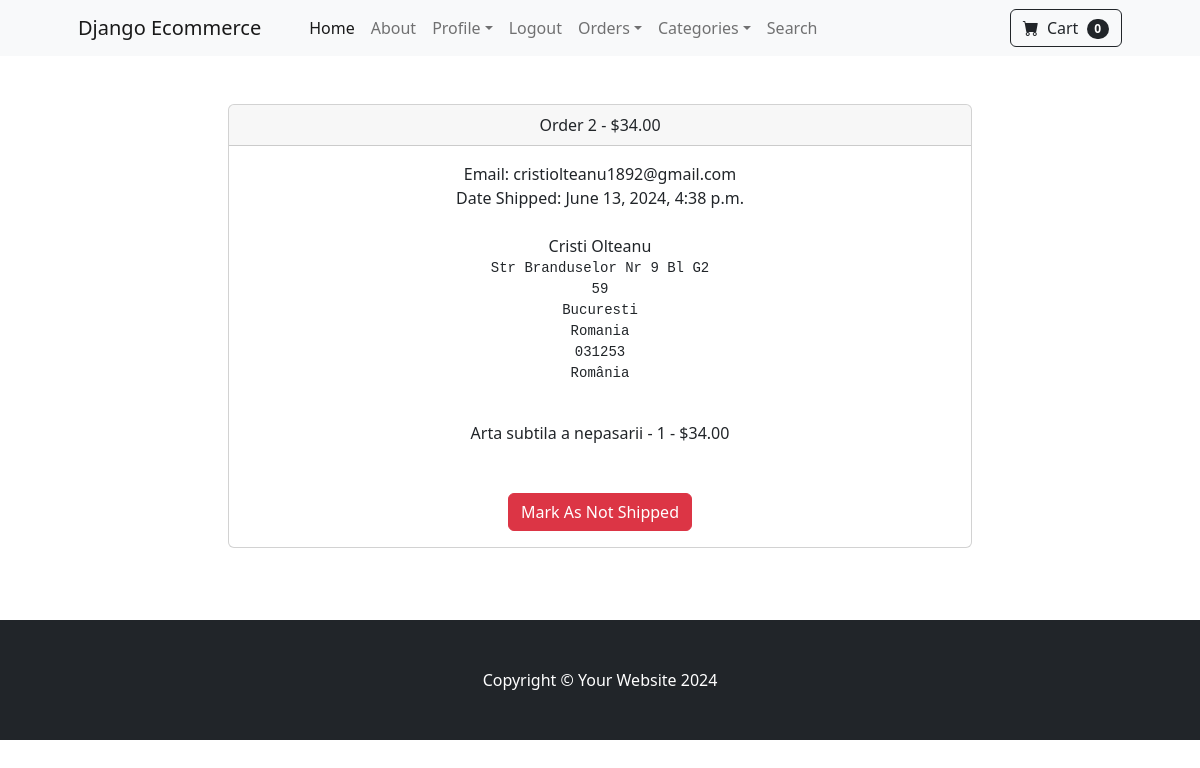
Page /payments/orders/2 (signed in) on the committed database.
### payments/models.py (models this page shows, shortened)
class Order(models.Model):
    user = models.ForeignKey(User, on_delete=models.CASCADE, null=True, blank=True)
    full_name = models.CharField(max_length=250)
    email = models.EmailField(max_length=250)
    shipping_address = models.TextField(max_length=15000)
    amount_paid = models.DecimalField(max_digits=7, decimal_places=2)
    date_ordered = models.DateTimeField(auto_now_add=True)
    shipped = models.BooleanField(default=False)
    date_shipped = models.DateTimeField(blank=True, null=True)

class OrderItem(models.Model):
    order = models.ForeignKey(Order, on_delete=models.CASCADE, null=True)
    product = models.ForeignKey(Product, on_delete=models.CASCADE, null=True)
    user = models.ForeignKey(User, on_delete=models.CASCADE, null=True, blank=True)
    quantity = models.PositiveBigIntegerField(default=1)
    price = models.DecimalField(max_digits=7, decimal_places=2)

### store/models.py (models this page shows)
class Product(models.Model):
    name = models.CharField(max_length=100)
    price = models.DecimalField(default=0, decimal_places=2, max_digits=6)
    category = models.ForeignKey(Category, on_delete=models.CASCADE, default=1)
    description = models.CharField(max_length=250, default='', blank=True, null=True)
    image = models.ImageField(upload_to='uploads/product/')
    is_sale = models.BooleanField(default=False)
    sale_price = models.DecimalField(default=0, decimal_places=2, max_digits=6)
    def __str__(self):
        return self.name

### payments/views.py (the view, shortened to what this page needs)
# urls.py: path('orders/<int:pk>', orders, name='orders'),
def orders(request, pk):
    if request.user.is_authenticated and request.user.is_superuser:
        order = Order.objects.get(id=pk)
        items = OrderItem.objects.filter(order=pk)
        return render(request, 'orders.html', {"order":order, "items":items})
    else:
        messages.success(request, "Access Denied")
        return redirect('home')

### cart/cart.py (called while the page is built)
    def __len__(self):
        return len(self.cart)

### cart/context_processors.py (called while the page is built)
def cart(request):
    return {'cart': Cart(request)}

### store/context_processors.py (called while the page is built)
def categories(request):
    categories = Category.objects.all()
    return {'categories': categories}

### payments/templates/orders.html (shortened to what this page needs)
{% extends 'base.html' %}
{% block content %}
        <div class="container">
        	<div class="row">
        		<center>
        			<div class="col-8">
        				<br/><br/>
<div class="card">
  <div class="card-header">
    Order {{ order.id}} - ${{order.amount_paid}}
  </div>
  <div class="card-body">
    Email: {{ order.email}}<br/>
    {% if order.date_shipped %}
      Date Shipped: {{ order.date_shipped}}
    {% else %}
     Date Ordered: {{ order.date_ordered}}
    {% endif %}
    <br/><br/>
    {{ order.full_name }}<br/>
    <pre>{{ order.shipping_address }}
    </pre>
    {% for item in items %}
      {{ item.product }} - {{ item.quantity }} - ${{ item.price }}<br/>
    {% endfor %}
    <br/><br/>
    {% if not order.shipped %}
    <form method="POST">
      {% csrf_token %}
      <input type="hidden" name="shipping_status" value="true">
      <button type="Submit" class="btn btn-success">Mark As Shipped</button>
    </from>
    {% else %}
    <form method="POST">
      <button type="Submit" class="btn btn-danger">Mark As Not Shipped</button>
    {% endif %}
  </div>
</div>
<br/>
<br/><br/>
        			</div>
        		</center>
        	</div>
        </div>
{% endblock %}

### rows in the picture
Order: id "2", amount_paid "34.00", email "cristiolteanu1892@gmail.com", date_shipped "June 13, 2024, 4:38 p.m.", full_name "Cristi Olteanu", shipping_address "Str Branduselor Nr 9 Bl G2 59 Bucuresti Romania 031253 România"
OrderItem: product "Arta subtila a nepasarii", quantity "1", price "34.00"

### other values in the picture
{{ cart|length }} "0"
